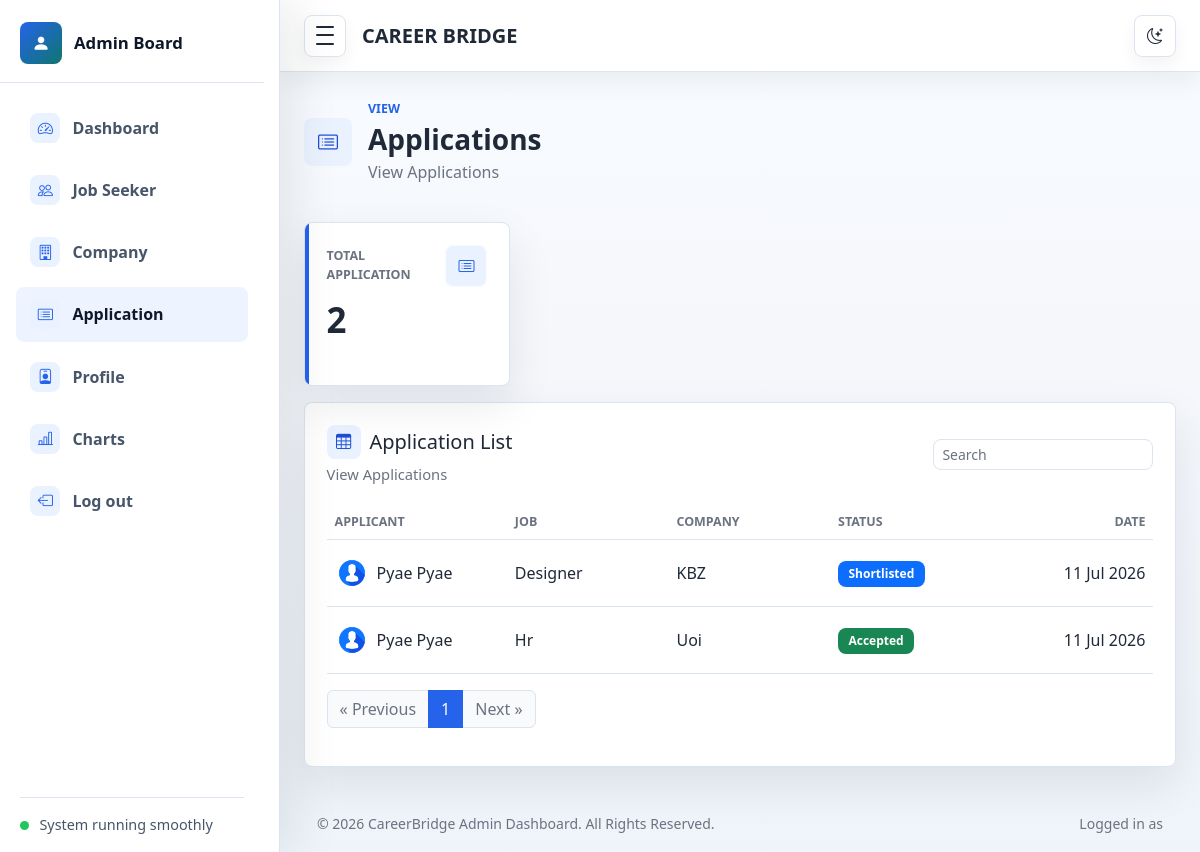
The app's page /application, older data.
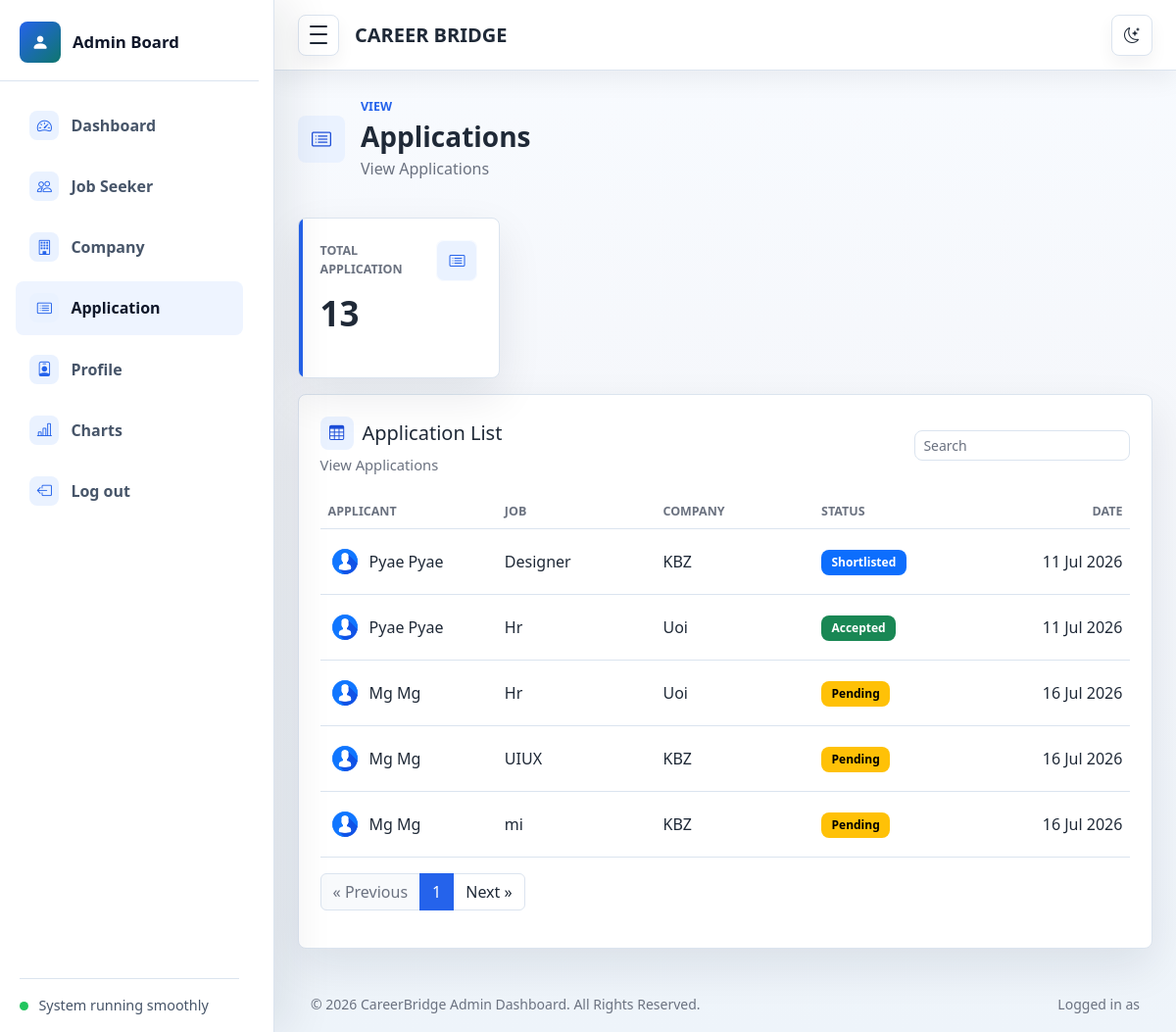
The same page, newer data.
### myapp/models.py (models this page shows, shortened)
class JobApplication(models.Model):
    employee = models.ForeignKey(Employee, on_delete=models.CASCADE)
    job = models.ForeignKey(Job, on_delete=models.CASCADE)
    cover_letter = models.TextField(blank=True)
    applied_date = models.DateTimeField(auto_now_add=True)
    status = models.CharField(
        max_length=30,
        choices=[
            ('Pending', 'Pending'),
            ('Shortlisted', 'Shortlisted'),
            ('Rejected', 'Rejected'),
            ('Accepted', 'Accepted'),
        ],
        default='Pending'
    )

class EmployeeProfile(models.Model):
    employee = models.OneToOneField(Employee, on_delete=models.CASCADE)
    full_name = models.CharField(max_length=100)
    phone = models.CharField(max_length=15)
    date_of_birth = models.DateField()
    gender = models.CharField(max_length=10)
    address = models.TextField()
    summary = models.TextField(blank=True)
    profile_image = models.ImageField(upload_to='profile/', blank=True, null=True)

class Job(models.Model):
    company = models.ForeignKey(Company, on_delete=models.CASCADE)
    JOB_TYPE_CHOICES = [
        ('Full Time', 'Full Time'),
        ('Part Time', 'Part Time'),
        ('Internship', 'Internship'),
        ('Remote', 'Remote'),
    ]
    job_type = models.CharField(
        max_length=20,
        choices=JOB_TYPE_CHOICES
    )
    description = models.TextField()
    vacancy = models.PositiveIntegerField(default=1)
    salary = models.CharField(max_length=100)
    requirements = models.TextField()
    city = models.ForeignKey(City,on_delete=models.PROTECT)
    position = models.ForeignKey(Position, on_delete=models.PROTECT)
    location = models.CharField(max_length=100)
    posted_date = models.DateTimeField(auto_now_add=True)
    is_active = models.BooleanField(default=True)

class Position(models.Model):
    position_name = models.CharField(max_length=100, unique=True)
    def __str__(self):
        return self.position_name

class Company(models.Model):
    company_name = models.CharField(max_length=200)
    email = models.EmailField(unique=True)
    password = models.CharField(max_length=255)
    EMAIL_PROVIDER = [
        ('gmail', 'Gmail'),
        ('outlook', 'Outlook'),
        ('custom', 'Custom'),
    ]
    email_provider = models.CharField(
        max_length=20,
        choices=EMAIL_PROVIDER,
        default='gmail'
    )
    email_app_password = models.CharField(
    max_length=255,
    blank=True,
    null=True
)
    smtp_host = models.CharField(
        max_length=255,
        blank=True,
        null=True
    )
    smtp_port = models.IntegerField(
        default=587
    )
    phone = models.CharField(max_length=15)
    description = models.TextField()
    website = models.URLField(blank=True)
    address = models.TextField()
    profile_image = models.ImageField(upload_to='profile/', blank=True, null=True)
    tagline = models.CharField(max_length=255, blank=True, null=True)
    facebook = models.CharField(max_length=255, blank=True, null=True)
    twitter = models.CharField(max_length=255, blank=True, null=True)
    linkedin = models.CharField(max_length=255, blank=True, null=True)

### myapp/views.py (the view)
# urls.py: path('application', application, name='application'),
def application(request):
    app = JobApplication.objects.select_related(
        'employee',
        'employee__employeeprofile',
        'job',
        'job__company',
        'job__position'
    ).all()
    paginator = Paginator(app, 5)
    page_number = request.GET.get("page")
    obj = paginator.get_page(page_number)
    count = JobApplication.objects.count()
    context = {
        'count': count,
        'obj': obj
    }
    return render(request, 'application.html', context)

### templates/application.html (shortened to what the changed rows need)
{% extends 'admin.html' %}
{% block content %}
{% load static %}
      <main class="dashboard-content">
        <div class="container-fluid px-3 px-lg-4 py-4">
          <div class="page-heading">
            <div class="page-heading-copy">
              <div>
                <h1 class="h3 mb-1">Applications</h1>
              </div>
            </div>
          </div>
          <section class="row g-3 mt-1" aria-label="User summary">
            <div class="col-12 col-sm-6 col-xl-3">
              <article class="metric-card metric-primary">
                <div class="metric-top">
                  <span class="metric-label">Total Application</span>
                  <span class="metric-icon"><i class="bi bi-card-list" aria-hidden="true"></i></span>
                </div>
                <div class="metric-value">{{count}}</div>
              </article>
            </div>
          </section>
          <section class="panel mt-3" id="list">
            <div class="panel-header">
              <div>
                <h2 class="h5 mb-1 section-title"><i class="bi bi-table" aria-hidden="true"></i><span>Application List</span></h2>
              </div>
            </div>
            <div class="table-responsive">
              <table class="table align-middle mb-0" id="usersTable" data-searchable-table>
                <thead>
<tr>
    <th scope="col">Applicant</th>
    <th scope="col">Job</th>
    <th scope="col">Company</th>
    <th scope="col">Status</th>
    <th scope="col" class="text-end">Date</th>
</tr>
</thead>
<tbody>
{% for i in obj %}
<tr>
    <td>
        <div class="d-flex align-items-center gap-2">
            {% if i.employee.employeeprofile.profile_image %}
                <img class="avatar-img avatar-sm"
                     src="{{ i.employee.employeeprofile.profile_image.url }}"
                     alt="{{ i.employee.employeeprofile.full_name }}">
            {% else %}
                {% load static %}
                <img class="avatar-img avatar-sm"
                     src="{% static 'assets/images/avatar/admin1.jpg' %}"
                     alt="Default">
            {% endif %}
            <span>{{ i.employee.employeeprofile.full_name }}</span>
        </div>
    </td>
    <td>
        {{ i.job.position }}
    </td>
    <td>
        {{ i.job.company.company_name }}
    </td>
    <td>
         {% if i.status == "Accepted" %}
            <span class="badge text-bg-success">Accepted</span>
        {% elif i.status == "Pending" %}
            <span class="badge text-bg-warning">Pending</span>
        {% elif i.status == "Shortlisted" %}
            <span class="badge text-bg-primary">Shortlisted</span>
        {% else %}
            <span class="badge text-bg-danger">Rejected</span>
        {% endif %}
    </td>
    <td class="text-end">
        {{ i.applied_date|date:"d M Y" }}
    </td>
</tr>
{% empty %}
<tr>
    <td colspan="5" class="text-center">
        No applications found.
    </td>
</tr>
{% endfor %}
</tbody>
              </table>
            </div>
             <nav aria-label="Page navigation example" class="pt-3">
    <ul class="pagination">
      {% if obj.has_next %}
      <li class="page-item">
        <a class="page-link" href="?page={{ obj.next_page_number }}#list" aria-label="Next">
          <span aria-hidden="true">Next &raquo;</span>
        </a>
      </li>
      {% else %}
      <li class="page-item disabled">
        <span class="page-link" aria-label="Next">Next &raquo;</span>
      </li>
      {% endif %}
    </ul>
  </nav>
          </section>
        </div>
      </main>
{% endblock content %}

Row changes from the older to the newer data that the page shows:
added JobApplication: employee.employeeprofile.full_name "Mg Mg", job.position "Hr", job.company.company_name "Uoi", status "Pending", applied_date "16 Jul 2026"
added JobApplication: employee.employeeprofile.full_name "Mg Mg", job.position "UIUX", job.company.company_name "KBZ", status "Pending", applied_date "16 Jul 2026"
added JobApplication: employee.employeeprofile.full_name "Mg Mg", job.position "mi", job.company.company_name "KBZ", status "Pending", applied_date "16 Jul 2026"
Text that changed along with them:
{{ count }}: "2" → "13"
